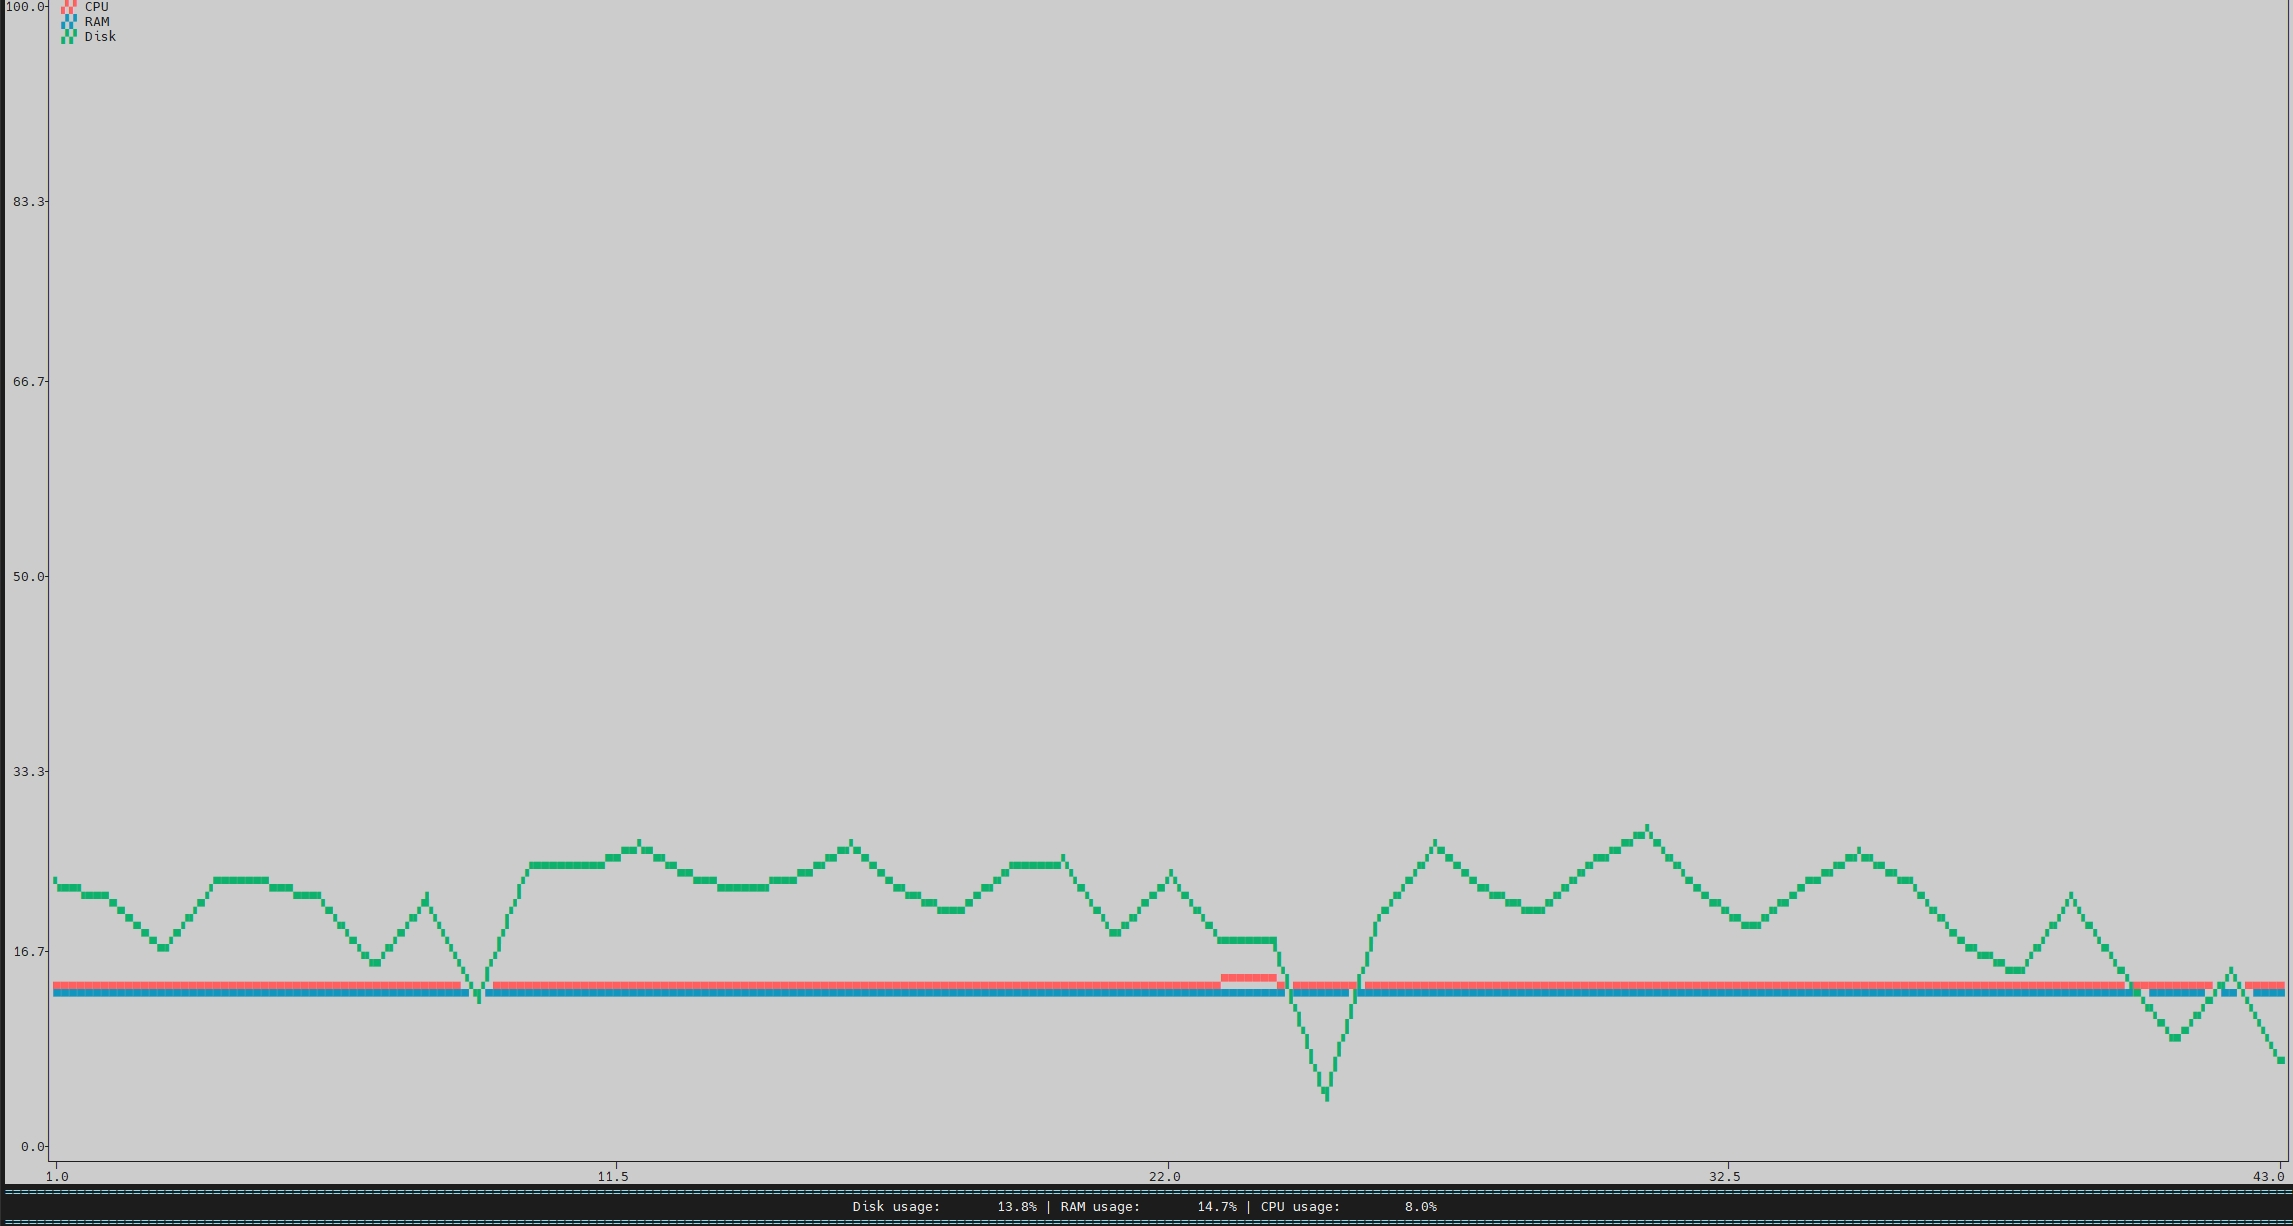

Python code for this plot:
import logging
import argparse
import time
import psutil
import requests
import sys
import os
import plotext as plt
import shutil


class MonitoringState:
    # Состояние алертов и история для отрисовки графиков
    def __init__(self):
        self.is_alert_disk_active = False
        self.is_alert_cpu_active = False
        self.is_alert_ram_active = False
        self.disk_history = []
        self.cpu_history = []
        self.ram_history = []    



logging.basicConfig(
    filename='sysmon.log',
    level=logging.INFO,
    format='%(asctime)s - %(levelname)s - %(message)s'    
)
    

def collect_metrics():
    return{
        'disk': psutil.disk_usage('/').percent,        
        'cpu': psutil.cpu_percent(interval=1),
        'ram': psutil.virtual_memory().percent
    }

def update_history(history, value, max_len=100):
    history.append(value)
    if len(history) > max_len:
        history.pop(0)


def process_alerts (disk_percent, cpu_percent, ram_percent, disk_threshold, cpu_threshold, ram_threshold, alerts, state):
    # Отсылаем алерты в TG, если > threshold
    if disk_percent > disk_threshold and state.is_alert_disk_active == False:
        msg = f"⚠️ Disk usage high: {disk_percent:.1f}%"
        print (msg)
        alerts.append(msg)
        state.is_alert_disk_active = True
    
    elif disk_percent < disk_threshold and state.is_alert_disk_active == True:
        msg = "✅ Disk Alert Resolved"
        alerts.append(msg)
        print(msg)
        state.is_alert_disk_active = False
            
            
    if ram_percent > ram_threshold and state.is_alert_ram_active == False:
        msg = f"⚠️ Ram usage high: {ram_percent:.1f}%"
        print (msg)
        alerts.append(msg)
        state.is_alert_ram_active = True
            
    elif ram_percent < ram_threshold and state.is_alert_ram_active == True:
        msg = "✅ RAM Alert Resolved"
        alerts.append(msg)
        print(msg)
        state.is_alert_ram_active = False
        
            
    if cpu_percent > cpu_threshold and state.is_alert_cpu_active == False:
        msg = f"⚠️ CPU usage high: {cpu_percent:.1f}"
        alerts.append(msg)
        state.is_alert_cpu_active = True
    
    elif cpu_percent < cpu_threshold and state.is_alert_cpu_active == True:
        msg = "✅ CPU Alert Resolved"
        alerts.append(msg)
        state.is_alert_cpu_active = False    


def send_alert (token, chat_id, message):
    url = f"https://api.telegram.org/bot{token}/sendMessage"
    
    try:
        requests.post(url, data={'chat_id': chat_id, 'text': message})
        logging.info(f"Alert sent: {message}")
        
    except Exception as e:
        logging.error(f"failed to send alert: {e}")
              
       
        
def check_system (disk_threshold, cpu_threshold, ram_threshold, token, chat_id, state):
    
    #Собираем метрики
    metrics = collect_metrics()
    disk_percent = metrics['disk']
    cpu_percent = metrics['cpu']
    ram_percent = metrics['ram']    

    #Есть ли алерт
    alerts = []
    
    
    def draw_plot(disk_percent, cpu_percent, ram_percent):
        
        update_history(state.disk_history, disk_percent)
        update_history(state.cpu_history, cpu_percent)
        update_history(state.ram_history, ram_percent)
        
        
        if sys.platform == "win32":
            os.system('cls')
        else:
            os.system('clear')  # clear для linux
            
        plt.clear_data()
        
        plt.plot(state.disk_history, color="green", label="Disk")
        plt.plot(state.cpu_history, color="red", label="CPU")
        plt.plot(state.ram_history, color="blue", label="RAM")
                 
        plt.ylim(0, 100)
        plt.show()        
        
    # def render_plot ()
    draw_plot(disk_percent, cpu_percent, ram_percent)
    

            
    process_alerts(disk_percent,cpu_percent,ram_percent,disk_threshold,cpu_threshold,ram_threshold, alerts, state)
    
   
    
    
    print("\033[1;36m" + "=" * shutil.get_terminal_size().columns + "\033[0m")
    print (f"Disk usage: {disk_percent:>10.1f}% | CPU usage: {cpu_percent :>10.1f}% | RAM usage: {ram_percent :>10.1f}% ".center(shutil.get_terminal_size().columns))
    print("\033[1;36m" + "=" * shutil.get_terminal_size().columns + "\033[0m")

    if token and chat_id and alerts:
            for alert in alerts:
                send_alert (token, chat_id, alert)
            
            
def main():
    parser = argparse.ArgumentParser(description="System monitoring")
    parser.add_argument ('--interval', type=int, default=1, help='Check interval in seconds')
    parser.add_argument ('--disk-threshold', type=int, default=90, help='Disk usage alert threshold (%)')
    parser.add_argument ('--cpu-threshold', type=int, default=90, help='CPU usage alert threshold (%)')
    parser.add_argument ('--ram-threshold', type=int, default=80, help='RAM usage alert threshold (%)')
    parser.add_argument ('--telegram-bot-token', type=str, help='Telegram bot token (optional)')
    parser.add_argument ('--chat-id', type=str, help="Telegram chat ID (optional)")
    
    args = parser.parse_args()
    state = MonitoringState()
    
        
    print (f"Starting sysmon... (Interval: {args.interval} sec.)")
    logging.info("sysmon started")
    
    try:
        while True:
            check_system(args.disk_threshold,
                         args.cpu_threshold,
                         args.ram_threshold,
                         args.telegram_bot_token,
                         args.chat_id,
                         state
            )

            
            time.sleep(args.interval)
    except KeyboardInterrupt:
        print("\nStopping sysmon...")
        logging.info ("sysmon stopped")
        sys.exit(0)
        
if __name__ == "__main__":  
    main()      
